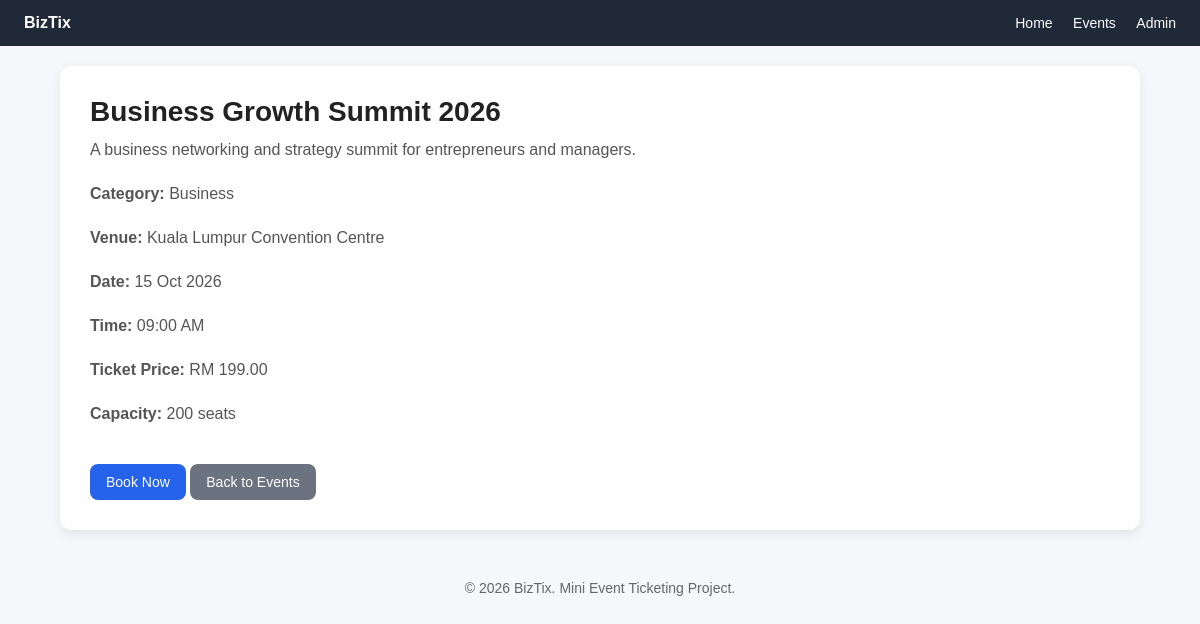
Page /event_details.php?id=1 on the committed database.
### tables this page shows
CREATE TABLE IF NOT EXISTS events (
    event_id INT AUTO_INCREMENT PRIMARY KEY,
    category_id INT NULL,
    title VARCHAR(255) NOT NULL,
    description TEXT NULL,
    venue VARCHAR(255) NOT NULL,
    event_date DATE NOT NULL,
    event_time TIME NOT NULL,
    ticket_price DECIMAL(10,2) NOT NULL DEFAULT 0.00,
    capacity INT NOT NULL DEFAULT 100,
    status ENUM('active', 'closed', 'cancelled') NOT NULL DEFAULT 'active',
    created_at TIMESTAMP DEFAULT CURRENT_TIMESTAMP,
    updated_at TIMESTAMP DEFAULT CURRENT_TIMESTAMP ON UPDATE CURRENT_TIMESTAMP,
    CONSTRAINT fk_events_category
        FOREIGN KEY (category_id) REFERENCES categories(category_id)
        ON DELETE SET NULL
        ON UPDATE CASCADE
);

CREATE TABLE IF NOT EXISTS categories (
    category_id INT AUTO_INCREMENT PRIMARY KEY,
    category_name VARCHAR(100) NOT NULL UNIQUE,
    created_at TIMESTAMP DEFAULT CURRENT_TIMESTAMP
);

### event_details.php (the view, shortened to what this page needs)
<?php
require_once "db.php";
$event_id = (int) $_GET['id'];
$sql = "SELECT e.*, c.category_name
        FROM events e
        LEFT JOIN categories c ON e.category_id = c.category_id
        WHERE e.event_id = $event_id
        LIMIT 1";
$result = mysqli_query($conn, $sql);
$event = mysqli_fetch_assoc($result);
?>
<!DOCTYPE html>
<html lang="en">
<head>
    <link rel="stylesheet" href="assets/css/style.css">
</head>
<body>
    <div class="navbar">
        <div><strong>BizTix</strong></div>
        <div>
            <a href="index.php">Home</a>
            <a href="events.php">Events</a>
            <a href="admin/login.php">Admin</a>
        </div>
    </div>
    <div class="hero">
        <h1><?php echo htmlspecialchars($event['title']); ?></h1>
        <p><?php echo nl2br(htmlspecialchars($event['description'])); ?></p>
        <p><strong>Category:</strong> <?php echo htmlspecialchars($event['category_name'] ?? 'General'); ?></p>
        <p><strong>Venue:</strong> <?php echo htmlspecialchars($event['venue']); ?></p>
        <p><strong>Date:</strong> <?php echo date("d M Y", strtotime($event['event_date'])); ?></p>
        <p><strong>Time:</strong> <?php echo date("h:i A", strtotime($event['event_time'])); ?></p>
        <p><strong>Ticket Price:</strong> RM <?php echo number_format($event['ticket_price'], 2); ?></p>
        <p><strong>Capacity:</strong> <?php echo (int)$event['capacity']; ?> seats</p>
        <br>
        <a href="book_event.php?id=<?php echo $event['event_id']; ?>" class="btn">Book Now</a>
        <a href="events.php" class="btn" style="background:#6b7280;">Back to Events</a>
    </div>
    <div class="footer">
        © <?php echo date("Y"); ?> BizTix. Mini Event Ticketing Project.
    </div>
</body>
</html>

### assets/css/style.css (style rules this page uses)
* { box-sizing: border-box; margin: 0; padding: 0; font-family: Arial, sans-serif; }
body { background: #f5f7fb; color: #222; }
.navbar { background: #1f2937; color: white; padding: 14px 24px; display: flex; justify-content: space-between; align-items: center; }
.navbar a { color: white; text-decoration: none; margin-left: 16px; font-size: 14px; }
.hero { background: white; margin: 20px auto; width: 90%; max-width: 1100px; padding: 30px; border-radius: 12px; box-shadow: 0 4px 12px rgba(0,0,0,0.08); }
.hero h1 { font-size: 28px; margin-bottom: 10px; }
.hero p { color: #555; margin-bottom: 20px; line-height: 1.5; }
.btn { display: inline-block; background: #2563eb; color: white; text-decoration: none; padding: 10px 16px; border-radius: 8px; font-size: 14px; }
.footer { text-align: center; padding: 20px; color: #666; font-size: 14px; margin-top: 30px; }

### rows in the picture
events: title "Business Growth Summit 2026", description "A business networking and strategy summit for entrepreneurs and managers.", category.category_name "Business", venue "Kuala Lumpur Convention Centre", event_date "15 Oct 2026", event_time "09:00 AM", ticket_price "199.00", capacity "200"
